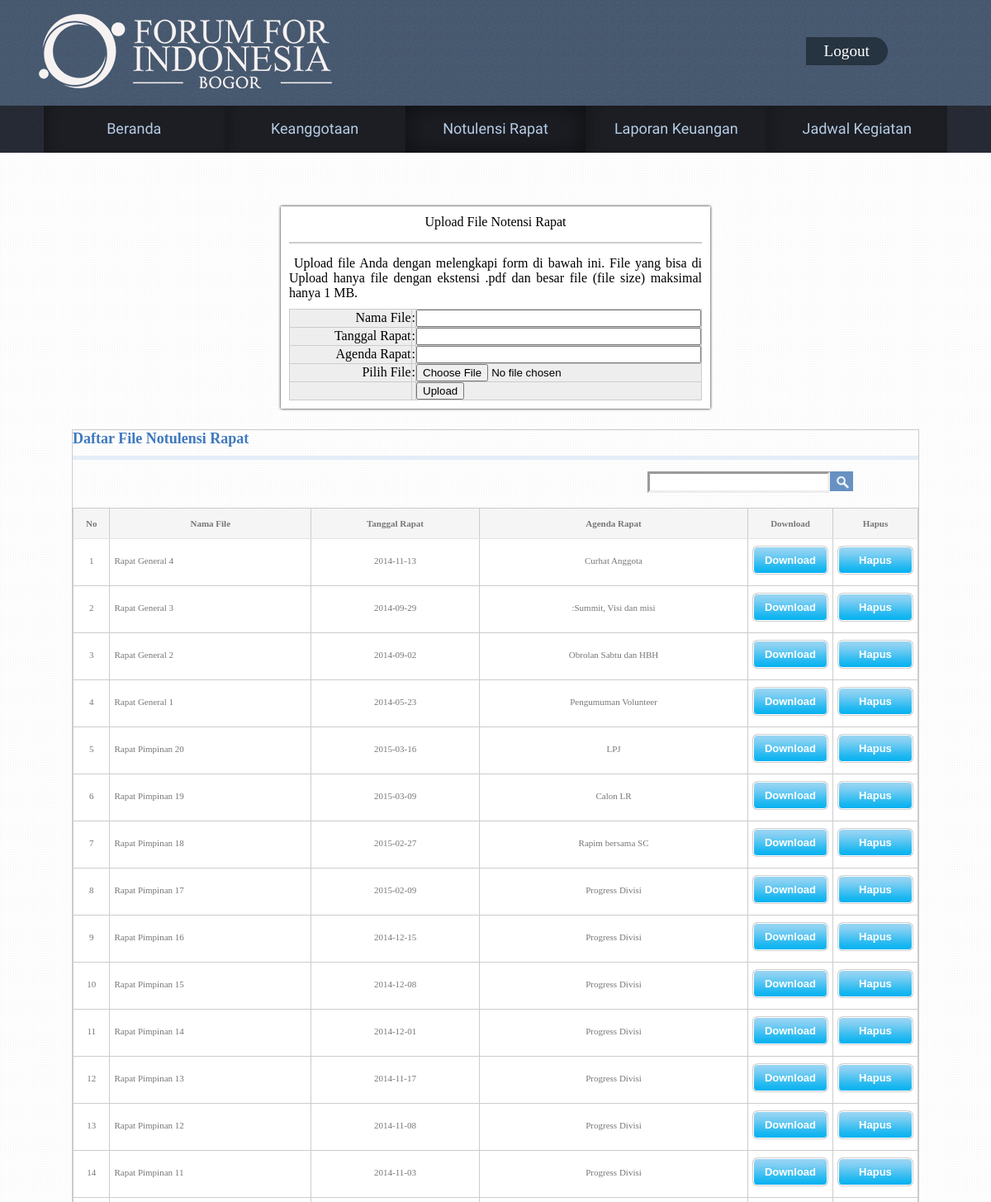
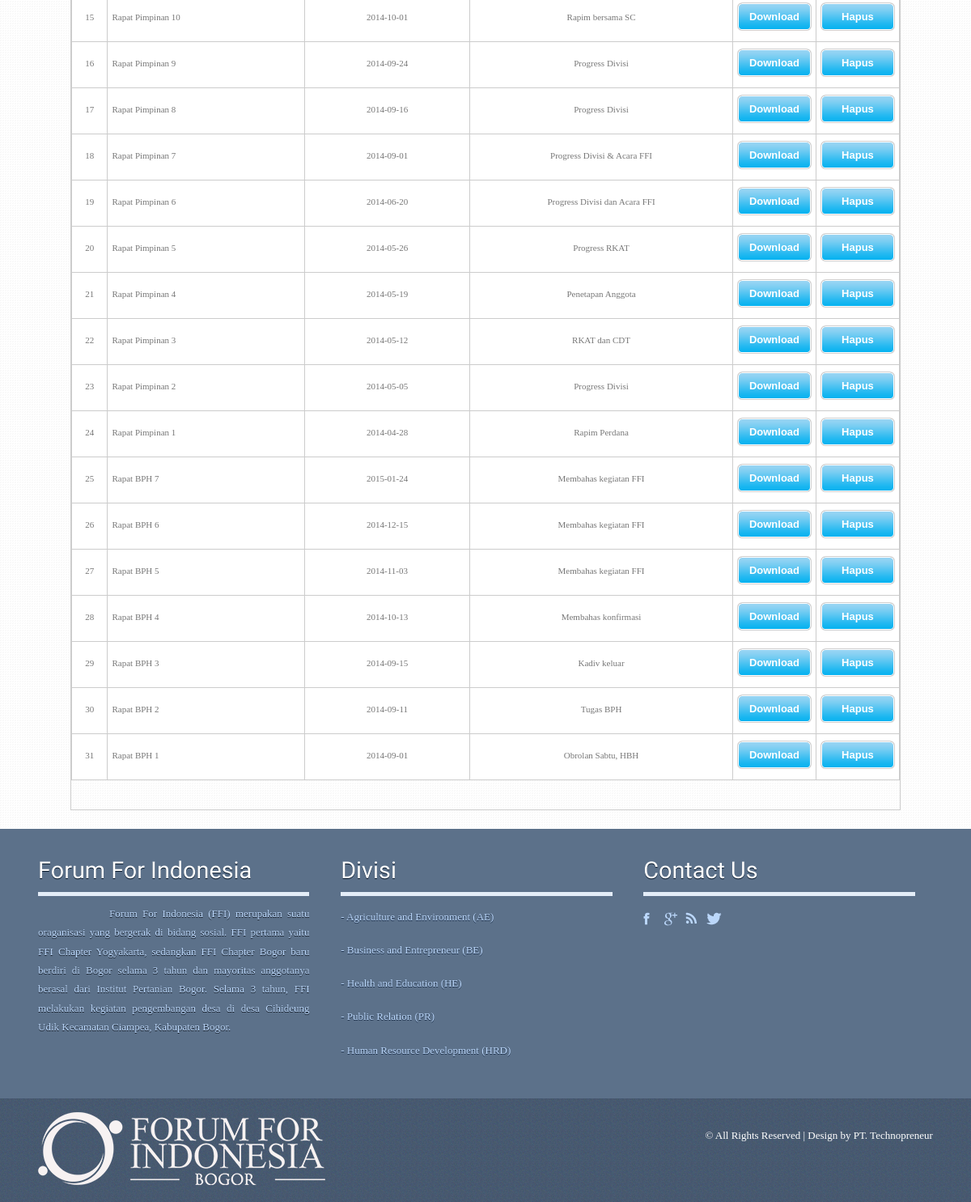
The app's page /notulensiA.php with its own data (2 pictures, top to bottom).
### tables this page shows
CREATE TABLE IF NOT EXISTS `notulensi_rapat` (
`ID_file` int(11) NOT NULL,
  `Nama_file` varchar(50) NOT NULL,
  `Tanggal_rapat` date NOT NULL,
  `Agenda_rapat` varchar(50) NOT NULL
);

### notulensiA.php (the view, shortened to what this page needs)
<!DOCTYPE HTML>
<html>
<head>
<link href="css/css_upload-download.css" rel="stylesheet" type="text/css" media="all" />
<link href="css/camera.css" rel="stylesheet" type="text/css" media="all" />
</head>
<body>
<div class="h_bg">
<div class="wrap">
	<div class="header">
		<div class="logo">
			<h1><a href="homeA.php"><img src="images/logo2.png" alt=""></a></h1>
		</div>
<div class="signinmember">
			<ul>
				 <li class="b"><a href="logout.php">Logout</a></li>
			</ul>
	</div>
	</div>
</div>
</div>
<div class="slider_bg">
<div class="wrap">
<div class="slider">
	<ul class="nav">
		<li><a href="homeA.php">Beranda</a></li>
		<li><a href="keanggotaanA.php">Keanggotaan</a></li>
		<li class="active" ><a href="notulensiA.php">Notulensi Rapat</a></li>
		<li><a href="aboutA.php">Laporan Keuangan</a></li>
		<li><a href="timeA.php">Jadwal Kegiatan</a></li>
	</ul>
</div>
</div>
</div>
<div class="main_bg">
<div class="wrap">
<div class="main">
  <div id="container">
    	<div id="header">
    		<h1>Upload File Notensi Rapat</h1>
        </div>
        <div id="menu">
        </div>
        <div id="content">
            <p align="justify">&nbsp;Upload file Anda dengan melengkapi form di bawah ini. File yang bisa di Upload hanya file dengan ekstensi <b>.pdf</b> dan besar file (file size) maksimal hanya 1 MB.</p>
            <p>
            <form action="" method="post" enctype="multipart/form-data">
            <table width="100%" align="center" border="0" bgcolor="#eee" cellpadding="2" cellspacing="0">
            	<tr>
                	<td width="40%" align="right"><b>Nama File</b></td><td><b>:</b></td><td><input type="text" name="nama" size="40" required /></td>
                </tr>
                <tr>
                	<td width="40%" align="right"><b>Tanggal Rapat</b></td><td><b>:</b></td><td><input type="text" name="tgl" size="40" required /></td>
                </tr>
				<tr>
                	<td width="40%" align="right"><b>Agenda Rapat</b></td><td><b>:</b></td><td><input type="text" name="agenda" size="40" required /></td>
                </tr>
				<tr>
                	<td width="40%" align="right"><b>Pilih File</b></td><td><b>:</b></td><td><input type="file" name="file" required /></td>
                </tr>
                <tr>
                	<td>&nbsp;</td><td>&nbsp;</td>
					<td>
					<input type="submit" name="upload" value="Upload" />
					</a></td>
                </tr>
            </table>
            </form>
            </p>
        </div>
    </div>
	<table width="100%" border="0" cellspacing="0" cellpadding="0">
        <tr>
        <div id="body_div">
 <td align=""><div class="body_right_caloninvestor">
			  <h4>Daftar File Notulensi Rapat</h4>
<div class="tabpad news-box news">
<div class="deposit_info_details">
<table width="100%" align="center" border="0" cellspacing="0" cellpadding="0" class="lbox_contentbg">
		<p>&nbsp;</p>
<div class="search">
    		<form action='notulensia.php' method="GET">
    			<input type="text" value="" name='qcari'>
    			<input type="submit" value="">
    		</form>
			<p>&nbsp;</p>
		</div>
          <tr class="row1" onMouseOver="mouse_event(this, 'listrow_bg');" onMouseOut="mouse_event(this, 'row1');">
                      <td width="5%" valign="top" class="hdr1" align="center">No</td>
					  <td width="30%" valign="top" class="hdr1" align="center">Nama File</td>
                      <td width="25%" valign="top" class="hdr1" align="center">Tanggal Rapat</td>
					  <td width="40%" valign="top" class="hdr1" align="center">Agenda Rapat</td>
					  <td width="10%" valign="top" class="hdr1" align="center">Download</td>
					  <td width="10%" valign="top" class="hdr1" align="center">Hapus</td>
          </tr>
	<?php
	$No=1;
       	$search = mysql_query("select * from notulensi_rapat ORDER BY ID_file DESC");
		while ( $data = mysql_fetch_array($search) )
		{
				?>
		              <tr class="list1" onMouseOver="mouse_event(this,'row_hover');" onMouseOut="mouse_event(this,'list1');">
                    <td align="center"> <?php echo $No; ?></td>
		    		  <td align="left"><?php echo $data['Nama_file'];?></td>
					<td align="center"><?php echo $data['Tanggal_rapat'];?></td>
					<td align="center"><?php echo $data['Agenda_rapat'];?></td>
					<td align="center">
					<a href="<?php echo $data['file'];?>">
                          <input type="submit" name="button" id="button" value="Download" class="sub_btn" />
					</a></td>
					<td align="center">
					<a href="delete.php?ID_file=<?php echo $data['ID_file']?>">
                          <input type="submit" name="button" id="button" value="Hapus" class="sub_btn" />
					</a></td>
                        </tr>
<?php
		$No++;
	}
	?>
        </table>
   <br />
   <br />
                </table>
</div>
</div>
</div>
<div class="footer-bg">
<div class="wrap">
<div class="footer">
  <div class="box1">
	<h4>Forum For Indonesia</h4>
    <p style="text-align: justify;">&nbsp;&nbsp;&nbsp;&nbsp;&nbsp;&nbsp;&nbsp;&nbsp;&nbsp;&nbsp;&nbsp;&nbsp;&nbsp;&nbsp;Forum For Indonesia (FFI) merupakan suatu oraganisasi yang bergerak di bidang sosial. FFI pertama yaitu FFI Chapter Yogyakarta, sedangkan FFI Chapter Bogor baru berdiri di Bogor selama 3 tahun dan mayoritas anggotanya berasal dari Institut Pertanian Bogor. Selama 3 tahun, FFI melakukan kegiatan pengembangan desa di desa Cihideung Udik Kecamatan Ciampea, Kabupaten Bogor.</p>
  </div>
   <div class="box1">
	<h4>Divisi</h4>
	<nav>
		<ul>
			<li><a href="aeA.php">- Agriculture and Environment (AE)</a></li>
			<li><a href="beA.php">- Business and Entrepreneur (BE)</a></li>            <p></p>
			<li><a href="heA.php">- Health and Education (HE)</a></li>
			<li><a href="prA.php">- Public Relation (PR)</a></li>
   			<li><a href="hrdA.php">- Human Resource Development (HRD)</a></li>
	    </ul>
	</nav>
	</div>
	<div class="box1">
		<h4>Contact us</h4>
		<div class="social-icons">
	   		  	<ul>
			      <li class="facebook"><a href="#" target="_blank"> </a></li>
			      <li class="twitter"><a href="#" target="_blank"> </a></li>
			      <li class="rss"><a href="#" target="_blank"> </a></li>
			      <li class="contact"><a href="#" target="_blank"> </a></li>
		     </ul>
   	    </div>
	</div>
</div>
</div>
</div>
<div class="ftr-bg">
	<div class="wrap">
		<div class="footer1">
		<div class="logo">
			<h1><a href="homeA.php"><img src="images/logo2.png" alt=""></a></h1>
		</div>
		<div class="copy">
			<p class="w3-link">© All Rights Reserved | Design by PT. Technopreneur</p>
		</div>
	</div>
	</div>
</div>
</body>
</html>

### records on screen
notulensi_rapat: Nama_file "Rapat General 4", Tanggal_rapat "2014-11-13", Agenda_rapat "Curhat Anggota"
notulensi_rapat: Nama_file "Rapat General 3", Tanggal_rapat "2014-09-29", Agenda_rapat ":Summit, Visi dan misi"
notulensi_rapat: Nama_file "Rapat General 2", Tanggal_rapat "2014-09-02", Agenda_rapat "Obrolan Sabtu dan HBH"
notulensi_rapat: Nama_file "Rapat General 1", Tanggal_rapat "2014-05-23", Agenda_rapat "Pengumuman Volunteer"
notulensi_rapat: Nama_file "Rapat Pimpinan 20", Tanggal_rapat "2015-03-16", Agenda_rapat "LPJ"
notulensi_rapat: Nama_file "Rapat Pimpinan 19", Tanggal_rapat "2015-03-09", Agenda_rapat "Calon LR"
notulensi_rapat: Nama_file "Rapat Pimpinan 18", Tanggal_rapat "2015-02-27", Agenda_rapat "Rapim bersama SC"
notulensi_rapat: Nama_file "Rapat Pimpinan 17", Tanggal_rapat "2015-02-09", Agenda_rapat "Progress Divisi"
notulensi_rapat: Nama_file "Rapat Pimpinan 16", Tanggal_rapat "2014-12-15", Agenda_rapat "Progress Divisi"
notulensi_rapat: Nama_file "Rapat Pimpinan 15", Tanggal_rapat "2014-12-08", Agenda_rapat "Progress Divisi"
notulensi_rapat: Nama_file "Rapat Pimpinan 14", Tanggal_rapat "2014-12-01", Agenda_rapat "Progress Divisi"
notulensi_rapat: Nama_file "Rapat Pimpinan 13", Tanggal_rapat "2014-11-17", Agenda_rapat "Progress Divisi"
notulensi_rapat: Nama_file "Rapat Pimpinan 12", Tanggal_rapat "2014-11-08", Agenda_rapat "Progress Divisi"
notulensi_rapat: Nama_file "Rapat Pimpinan 11", Tanggal_rapat "2014-11-03", Agenda_rapat "Progress Divisi"
notulensi_rapat: Nama_file "Rapat Pimpinan 10", Tanggal_rapat "2014-10-01", Agenda_rapat "Rapim bersama SC"
notulensi_rapat: Nama_file "Rapat Pimpinan 9", Tanggal_rapat "2014-09-24", Agenda_rapat "Progress Divisi"
notulensi_rapat: Nama_file "Rapat Pimpinan 8", Tanggal_rapat "2014-09-16", Agenda_rapat "Progress Divisi"
notulensi_rapat: Nama_file "Rapat Pimpinan 7", Tanggal_rapat "2014-09-01", Agenda_rapat "Progress Divisi & Acara FFI"
notulensi_rapat: Nama_file "Rapat Pimpinan 6", Tanggal_rapat "2014-06-20", Agenda_rapat "Progress Divisi dan Acara FFI"
notulensi_rapat: Nama_file "Rapat Pimpinan 5", Tanggal_rapat "2014-05-26", Agenda_rapat "Progress RKAT"
notulensi_rapat: Nama_file "Rapat Pimpinan 4", Tanggal_rapat "2014-05-19", Agenda_rapat "Penetapan Anggota"
notulensi_rapat: Nama_file "Rapat Pimpinan 3", Tanggal_rapat "2014-05-12", Agenda_rapat "RKAT dan CDT"
notulensi_rapat: Nama_file "Rapat Pimpinan 2", Tanggal_rapat "2014-05-05", Agenda_rapat "Progress Divisi"
notulensi_rapat: Nama_file "Rapat Pimpinan 1", Tanggal_rapat "2014-04-28", Agenda_rapat "Rapim Perdana"
notulensi_rapat: Nama_file "Rapat BPH 7", Tanggal_rapat "2015-01-24", Agenda_rapat "Membahas kegiatan FFI"
notulensi_rapat: Nama_file "Rapat BPH 6", Tanggal_rapat "2014-12-15", Agenda_rapat "Membahas kegiatan FFI"
notulensi_rapat: Nama_file "Rapat BPH 5", Tanggal_rapat "2014-11-03", Agenda_rapat "Membahas kegiatan FFI"
notulensi_rapat: Nama_file "Rapat BPH 4", Tanggal_rapat "2014-10-13", Agenda_rapat "Membahas konfirmasi"
notulensi_rapat: Nama_file "Rapat BPH 3", Tanggal_rapat "2014-09-15", Agenda_rapat "Kadiv keluar"
notulensi_rapat: Nama_file "Rapat BPH 2", Tanggal_rapat "2014-09-11", Agenda_rapat "Tugas BPH"
notulensi_rapat: Nama_file "Rapat BPH 1", Tanggal_rapat "2014-09-01", Agenda_rapat "Obrolan Sabtu, HBH"
